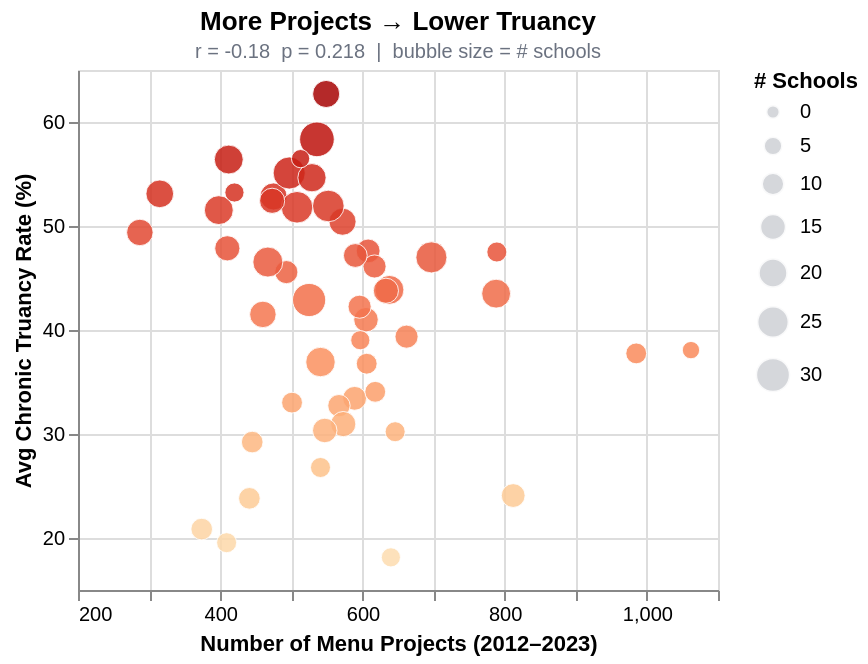

Notebook code cell kept with this figure:
### Code cell
r1, p1 = rp("num_projects", "avg_truancy")

s1 = (
    alt.Chart(df)
    .mark_circle(size=90, opacity=0.85, stroke="white", strokeWidth=0.5)
    .encode(
        x=alt.X("num_projects:Q", title="Number of Menu Projects (2012–2023)",
                scale=alt.Scale(zero=False)),
        y=alt.Y("avg_truancy:Q", title="Avg Chronic Truancy Rate (%)",
                scale=alt.Scale(zero=False)),
        color=alt.condition(
            ward_sel,
            alt.Color("avg_truancy:Q", scale=alt.Scale(scheme="orangered"), legend=None),
            alt.value(GRAY + "55"),
        ),
        size=alt.Size("num_schools:Q", scale=alt.Scale(range=[50, 300]),
                      legend=alt.Legend(title="# Schools")),
        tooltip=base_tt + [
            alt.Tooltip("avg_truancy:Q", title="Truancy (%)", format=".1f"),
            alt.Tooltip("num_schools:Q", title="# Schools"),
        ],
    )
    .add_params(ward_sel)
    .properties(
        width=320, height=260,
        title=alt.TitleParams(
            text="More Projects → Lower Truancy",
            subtitle=f"r = {r1:.2f}  p = {p1:.3f}  |  bubble size = # schools",
            fontSize=13, subtitleFontSize=10, subtitleColor=GRAY,
        ),
    )
)

reg1 = s1.transform_regression("num_projects", "avg_truancy").mark_line(
    color=RED, strokeDash=[4, 3], strokeWidth=1.8, opacity=0.7
)

chart1 = s1 + reg1
chart1

### Figure 1 — Vega-Lite specification as saved in the notebook (floating-point values rounded to 4 significant figures)
{"config": {"view": {"continuousWidth": 300, "continuousHeight": 300}}, "layer": [{"mark": {"type": "circle", "opacity": 0.85, "size": 90, "stroke": "white", "strokeWidth": 0.5}, "encoding": {"color": {"condition": {"param": "param_1", "empty": true, "field": "avg_truancy", "legend": null, "scale": {"scheme": "orangered"}, "type": "quantitative"}, "value": "#6b728055"}, "size": {"field": "num_schools", "legend": {"title": "# Schools"}, "scale": {"range": [50, 300]}, "type": "quantitative"}, "tooltip": [{"field": "ward", "title": "Ward", "type": "ordinal"}, {"field": "num_projects", "format": ",", "title": "# Projects", "type": "quantitative"}, {"field": "avg_project", "format": "$,.0f", "title": "Avg $/Project", "type": "quantitative"}, {"field": "avg_truancy", "format": ".1f", "title": "Truancy (%)", "type": "quantitative"}, {"field": "num_schools", "title": "# Schools", "type": "quantitative"}], "x": {"field": "num_projects", "scale": {"zero": false}, "title": "Number of Menu Projects (2012–2023)", "type": "quantitative"}, "y": {"field": "avg_truancy", "scale": {"zero": false}, "title": "Avg Chronic Truancy Rate (%)", "type": "quantitative"}}, "name": "view_1", "title": {"text": "More Projects → Lower Truancy", "fontSize": 13, "subtitle": "r = -0.18  p = 0.218  |  bubble size = # schools", "subtitleColor": "#6b7280", "subtitleFontSize": 10}}, {"mark": {"type": "line", "color": "#c94040", "opacity": 0.7, "strokeDash": [4, 3], "strokeWidth": 1.8}, "encoding": {"color": {"condition": {"param": "param_1", "empty": true, "field": "avg_truancy", "legend": null, "scale": {"scheme": "orangered"}, "type": "quantitative"}, "value": "#6b728055"}, "size": {"field": "num_schools", "legend": {"title": "# Schools"}, "scale": {"range": [50, 300]}, "type": "quantitative"}, "tooltip": [{"field": "ward", "title": "Ward", "type": "ordinal"}, {"field": "num_projects", "format": ",", "title": "# Projects", "type": "quantitative"}, {"field": "avg_project", "format": "$,.0f", "title": "Avg $/Project", "type": "quantitative"}, {"field": "avg_truancy", "format": ".1f", "title": "Truancy (%)", "type": "quantitative"}, {"field": "num_schools", "title": "# Schools", "type": "quantitative"}], "x": {"field": "num_projects", "scale": {"zero": false}, "title": "Number of Menu Projects (2012–2023)", "type": "quantitative"}, "y": {"field": "avg_truancy", "scale": {"zero": false}, "title": "Avg Chronic Truancy Rate (%)", "type": "quantitative"}}, "title": {"text": "More Projects → Lower Truancy", "fontSize": 13, "subtitle": "r = -0.18  p = 0.218  |  bubble size = # schools", "subtitleColor": "#6b7280", "subtitleFontSize": 10}, "transform": [{"on": "num_projects", "regression": "avg_truancy"}]}], "data": {"name": "data-7976b6d90120ed44ddefd6cf8921d1f2"}, "height": 260, "params": [{"name": "param_1", "select": {"type": "point", "fields": ["ward"]}, "views": ["view_1"]}], "width": 320, "$schema": "https://vega.github.io/schema/vega-lite/v5.20.1.json", "datasets": {"data-7976b6d90120ed44ddefd6cf8921d1f2": [{"ward": 1, "total_spending": 16340000.0, "num_projects": 605, "avg_project": 27000.0, "median_project": 6874.0, "num_schools": 12, "avg_attendance": 86.9, "avg_truancy": 40.99, "avg_mobility": 10.54, "avg_grad_rate": 77.6, "avg_suspension": 5.4, "centroid_lon": -87.69, "centroid_lat": 41.91}, {"ward": 2, "total_spending": 16130000.0, "num_projects": 596, "avg_project": 27060.0, "median_project": 10970.0, "num_schools": 10, "avg_attendance": 86.9, "avg_truancy": 42.24, "avg_mobility": 7.811, "avg_grad_rate": 90.17, "avg_suspension": 5.4, "centroid_lon": -87.65, "centroid_lat": 41.91}, {"ward": 3, "total_spending": 16240000.0, "num_projects": 549, "avg_project": 29580.0, "median_project": 14720.0, "num_schools": 16, "avg_attendance": 86.9, "avg_truancy": 62.69, "avg_mobility": 26.51, "avg_grad_rate": 78.84, "avg_suspension": 5.4, "centroid_lon": -87.63, "centroid_lat": 41.82}, {"ward": 4, "total_spending": 16310000.0, "num_projects": 493, "avg_project": 33080.0, "median_project": 22270.0, "num_schools": 10, "avg_attendance": 86.9, "avg_truancy": 45.57, "avg_mobility": 11.6, "avg_grad_rate": 84.8, "avg_suspension": 5.4, "centroid_lon": -87.61, "centroid_lat": 41.84}, {"ward": 5, "total_spending": 15690000.0, "num_projects": 287, "avg_project": 54670.0, "median_project": 28890.0, "num_schools": 15, "avg_attendance": 86.9, "avg_truancy": 49.38, "avg_mobility": 11.69, "avg_grad_rate": 87.97, "avg_suspension": 5.4, "centroid_lon": -87.58, "centroid_lat": 41.78}, {"ward": 6, "total_spending": 16350000.0, "num_projects": 315, "avg_project": 51890.0, "median_project": 30820.0, "num_schools": 17, "avg_attendance": 86.9, "avg_truancy": 53.09, "avg_mobility": 29.48, "avg_grad_rate": 23.3, "avg_suspension": 5.4, "centroid_lon": -87.63, "centroid_lat": 41.76}, {"ward": 7, "total_spending": 15770000.0, "num_projects": 475, "avg_project": 33200.0, "median_project": 12250.0, "num_schools": 16, "avg_attendance": 86.9, "avg_truancy": 52.84, "avg_mobility": 18.34, "avg_grad_rate": 58.15, "avg_suspension": 5.4, "centroid_lon": -87.56, "centroid_lat": 41.75}, {"ward": 8, "total_spending": 16350000.0, "num_projects": 508, "avg_project": 32180.0, "median_project": 13910.0, "num_schools": 24, "avg_attendance": 86.9, "avg_truancy": 51.8, "avg_mobility": 24.72, "avg_grad_rate": 74.78, "avg_suspension": 5.4, "centroid_lon": -87.59, "centroid_lat": 41.74}, {"ward": 9, "total_spending": 16360000.0, "num_projects": 412, "avg_project": 39700.0, "median_project": 36180.0, "num_schools": 19, "avg_attendance": 86.9, "avg_truancy": 56.39, "avg_mobility": 17.57, "avg_grad_rate": 81.72, "avg_suspension": 5.4, "centroid_lon": -87.62, "centroid_lat": 41.68}, {"ward": 10, "total_spending": 16270000.0, "num_projects": 608, "avg_project": 26750.0, "median_project": 12960.0, "num_schools": 11, "avg_attendance": 86.9, "avg_truancy": 47.6, "avg_mobility": 10.31, "avg_grad_rate": 82.1, "avg_suspension": 5.4, "centroid_lon": -87.55, "centroid_lat": 41.71}, {"ward": 11, "total_spending": 15850000.0, "num_projects": 589, "avg_project": 26910.0, "median_project": 9094.0, "num_schools": 11, "avg_attendance": 86.9, "avg_truancy": 33.43, "avg_mobility": 8.97, "avg_grad_rate": 91.0, "avg_suspension": 5.4, "centroid_lon": -87.65, "centroid_lat": 41.84}, {"ward": 12, "total_spending": 16300000.0, "num_projects": 638, "avg_project": 25540.0, "median_project": 5992.0, "num_schools": 19, "avg_attendance": 86.9, "avg_truancy": 43.86, "avg_mobility": 13.78, "avg_grad_rate": 79.2, "avg_suspension": 5.4, "centroid_lon": -87.69, "centroid_lat": 41.83}, {"ward": 13, "total_spending": 16380000.0, "num_projects": 1062, "avg_project": 15420.0, "median_project": 3762.0, "num_schools": 3, "avg_attendance": 86.9, "avg_truancy": 38.07, "avg_mobility": 6.433, "avg_grad_rate": null, "avg_suspension": 5.4, "centroid_lon": -87.75, "centroid_lat": 41.78}, {"ward": 14, "total_spending": 16370000.0, "num_projects": 788, "avg_project": 20770.0, "median_project": 7433.0, "num_schools": 19, "avg_attendance": 86.9, "avg_truancy": 43.49, "avg_mobility": 8.106, "avg_grad_rate": 86.81, "avg_suspension": 5.4, "centroid_lon": -87.74, "centroid_lat": 41.8}, {"ward": 15, "total_spending": 15640000.0, "num_projects": 525, "avg_project": 29800.0, "median_project": 11730.0, "num_schools": 27, "avg_attendance": 86.9, "avg_truancy": 42.88, "avg_mobility": 10.24, "avg_grad_rate": 67.3, "avg_suspension": 5.4, "centroid_lon": -87.68, "centroid_lat": 41.8}, {"ward": 16, "total_spending": 16080000.0, "num_projects": 473, "avg_project": 33990.0, "median_project": 18070.0, "num_schools": 13, "avg_attendance": 86.9, "avg_truancy": 52.42, "avg_mobility": 16.79, "avg_grad_rate": 52.7, "avg_suspension": 5.4, "centroid_lon": -87.67, "centroid_lat": 41.78}, {"ward": 17, "total_spending": 16030000.0, "num_projects": 410, "avg_project": 39100.0, "median_project": 24800.0, "num_schools": 13, "avg_attendance": 86.9, "avg_truancy": 47.85, "avg_mobility": 16.65, "avg_grad_rate": 64.83, "avg_suspension": 5.4, "centroid_lon": -87.67, "centroid_lat": 41.76}, {"ward": 18, "total_spending": 16210000.0, "num_projects": 460, "avg_project": 35250.0, "median_project": 32460.0, "num_schools": 15, "avg_attendance": 86.9, "avg_truancy": 41.5, "avg_mobility": 9.262, "avg_grad_rate": 80.5, "avg_suspension": 5.4, "centroid_lon": -87.71, "centroid_lat": 41.75}, {"ward": 19, "total_spending": 16190000.0, "num_projects": 374, "avg_project": 43300.0, "median_project": 42440.0, "num_schools": 8, "avg_attendance": 86.9, "avg_truancy": 20.86, "avg_mobility": 4.583, "avg_grad_rate": 71.6, "avg_suspension": 5.4, "centroid_lon": -87.7, "centroid_lat": 41.7}, {"ward": 20, "total_spending": 16120000.0, "num_projects": 398, "avg_project": 40500.0, "median_project": 26470.0, "num_schools": 19, "avg_attendance": 86.9, "avg_truancy": 51.53, "avg_mobility": 18.32, "avg_grad_rate": 74.5, "avg_suspension": 5.4, "centroid_lon": -87.63, "centroid_lat": 41.79}, {"ward": 21, "total_spending": 16160000.0, "num_projects": 697, "avg_project": 23190.0, "median_project": 9540.0, "num_schools": 23, "avg_attendance": 86.9, "avg_truancy": 46.98, "avg_mobility": 14.41, "avg_grad_rate": 73.05, "avg_suspension": 5.4, "centroid_lon": -87.64, "centroid_lat": 41.73}, {"ward": 22, "total_spending": 15680000.0, "num_projects": 617, "avg_project": 25410.0, "median_project": 11720.0, "num_schools": 10, "avg_attendance": 86.9, "avg_truancy": 46.11, "avg_mobility": 9.08, "avg_grad_rate": 73.3, "avg_suspension": 5.4, "centroid_lon": -87.73, "centroid_lat": 41.83}, {"ward": 23, "total_spending": 16240000.0, "num_projects": 985, "avg_project": 16490.0, "median_project": 4700.0, "num_schools": 7, "avg_attendance": 86.9, "avg_truancy": 37.75, "avg_mobility": 7.083, "avg_grad_rate": 77.3, "avg_suspension": 5.4, "centroid_lon": -87.75, "centroid_lat": 41.79}, {"ward": 24, "total_spending": 15920000.0, "num_projects": 497, "avg_project": 32020.0, "median_project": 10540.0, "num_schools": 25, "avg_attendance": 86.9, "avg_truancy": 55.1, "avg_mobility": 17.14, "avg_grad_rate": 72.28, "avg_suspension": 5.4, "centroid_lon": -87.71, "centroid_lat": 41.86}, {"ward": 25, "total_spending": 16360000.0, "num_projects": 541, "avg_project": 30250.0, "median_project": 12400.0, "num_schools": 20, "avg_attendance": 86.9, "avg_truancy": 36.92, "avg_mobility": 8.364, "avg_grad_rate": 89.0, "avg_suspension": 5.4, "centroid_lon": -87.65, "centroid_lat": 41.86}, {"ward": 26, "total_spending": 15960000.0, "num_projects": 572, "avg_project": 27910.0, "median_project": 12610.0, "num_schools": 16, "avg_attendance": 86.9, "avg_truancy": 50.41, "avg_mobility": 24.73, "avg_grad_rate": 86.57, "avg_suspension": 5.4, "centroid_lon": -87.71, "centroid_lat": 41.91}, {"ward": 27, "total_spending": 16150000.0, "num_projects": 467, "avg_project": 34590.0, "median_project": 18440.0, "num_schools": 21, "avg_attendance": 86.9, "avg_truancy": 46.53, "avg_mobility": 8.294, "avg_grad_rate": 71.22, "avg_suspension": 5.4, "centroid_lon": -87.67, "centroid_lat": 41.89}, {"ward": 28, "total_spending": 15990000.0, "num_projects": 552, "avg_project": 28970.0, "median_project": 6444.0, "num_schools": 24, "avg_attendance": 86.9, "avg_truancy": 51.93, "avg_mobility": 19.59, "avg_grad_rate": 75.1, "avg_suspension": 5.4, "centroid_lon": -87.71, "centroid_lat": 41.88}, {"ward": 29, "total_spending": 16180000.0, "num_projects": 597, "avg_project": 27110.0, "median_project": 14800.0, "num_schools": 5, "avg_attendance": 86.9, "avg_truancy": 39.02, "avg_mobility": 8.9, "avg_grad_rate": null, "avg_suspension": 5.4, "centroid_lon": -87.78, "centroid_lat": 41.91}, {"ward": 30, "total_spending": 16310000.0, "num_projects": 789, "avg_project": 20680.0, "median_project": 7500.0, "num_schools": 6, "avg_attendance": 86.9, "avg_truancy": 47.5, "avg_mobility": 11.15, "avg_grad_rate": 71.9, "avg_suspension": 5.4, "centroid_lon": -87.76, "centroid_lat": 41.94}, {"ward": 31, "total_spending": 15980000.0, "num_projects": 590, "avg_project": 27080.0, "median_project": 8956.0, "num_schools": 11, "avg_attendance": 86.9, "avg_truancy": 47.16, "avg_mobility": 10.48, "avg_grad_rate": 80.9, "avg_suspension": 5.4, "centroid_lon": -87.75, "centroid_lat": 41.93}, {"ward": 32, "total_spending": 16200000.0, "num_projects": 567, "avg_project": 28580.0, "median_project": 17030.0, "num_schools": 9, "avg_attendance": 86.9, "avg_truancy": 32.72, "avg_mobility": 6.675, "avg_grad_rate": 89.4, "avg_suspension": 5.4, "centroid_lon": -87.69, "centroid_lat": 41.93}, {"ward": 33, "total_spending": 16280000.0, "num_projects": 573, "avg_project": 28410.0, "median_project": 12650.0, "num_schools": 13, "avg_attendance": 86.9, "avg_truancy": 30.95, "avg_mobility": 8.633, "avg_grad_rate": 83.8, "avg_suspension": 5.4, "centroid_lon": -87.7, "centroid_lat": 41.96}, {"ward": 34, "total_spending": 15090000.0, "num_projects": 529, "avg_project": 28530.0, "median_project": 14800.0, "num_schools": 18, "avg_attendance": 86.9, "avg_truancy": 54.64, "avg_mobility": 21.12, "avg_grad_rate": 57.25, "avg_suspension": 5.4, "centroid_lon": -87.65, "centroid_lat": 41.68}, {"ward": 35, "total_spending": 15900000.0, "num_projects": 633, "avg_project": 25120.0, "median_project": 6817.0, "num_schools": 13, "avg_attendance": 86.9, "avg_truancy": 43.78, "avg_mobility": 15.72, "avg_grad_rate": 84.13, "avg_suspension": 5.4, "centroid_lon": -87.72, "centroid_lat": 41.94}, {"ward": 36, "total_spending": 16200000.0, "num_projects": 662, "avg_project": 24480.0, "median_project": 10490.0, "num_schools": 10, "avg_attendance": 86.9, "avg_truancy": 39.36, "avg_mobility": 6.12, "avg_grad_rate": 85.9, "avg_suspension": 5.4, "centroid_lon": -87.78, "centroid_lat": 41.93}, {"ward": 37, "total_spending": 15930000.0, "num_projects": 536, "avg_project": 29710.0, "median_project": 13540.0, "num_schools": 30, "avg_attendance": 86.9, "avg_truancy": 58.33, "avg_mobility": 21.93, "avg_grad_rate": 71.8, "avg_suspension": 5.4, "centroid_lon": -87.75, "centroid_lat": 41.9}, {"ward": 38, "total_spending": 16000000.0, "num_projects": 541, "avg_project": 29570.0, "median_project": 23500.0, "num_schools": 6, "avg_attendance": 86.9, "avg_truancy": 26.78, "avg_mobility": 6.85, "avg_grad_rate": null, "avg_suspension": 5.4, "centroid_lon": -87.81, "centroid_lat": 41.95}, {"ward": 39, "total_spending": 16180000.0, "num_projects": 441, "avg_project": 36680.0, "median_project": 26630.0, "num_schools": 8, "avg_attendance": 86.9, "avg_truancy": 23.81, "avg_mobility": 5.943, "avg_grad_rate": 48.4, "avg_suspension": 5.4, "centroid_lon": -87.74, "centroid_lat": 41.98}, {"ward": 40, "total_spending": 15970000.0, "num_projects": 501, "avg_project": 31880.0, "median_project": 13150.0, "num_schools": 7, "avg_attendance": 86.9, "avg_truancy": 33.01, "avg_mobility": 7.3, "avg_grad_rate": 88.43, "avg_suspension": 5.4, "centroid_lon": -87.69, "centroid_lat": 41.98}, {"ward": 41, "total_spending": 16360000.0, "num_projects": 409, "avg_project": 40000.0, "median_project": 36810.0, "num_schools": 6, "avg_attendance": 86.9, "avg_truancy": 19.55, "avg_mobility": 6.575, "avg_grad_rate": null, "avg_suspension": 5.4, "centroid_lon": -87.84, "centroid_lat": 41.99}, {"ward": 42, "total_spending": 15960000.0, "num_projects": 513, "avg_project": 31100.0, "median_project": 18900.0, "num_schools": 4, "avg_attendance": 86.9, "avg_truancy": 56.48, "avg_mobility": 28.23, "avg_grad_rate": 95.3, "avg_suspension": 5.4, "centroid_lon": -87.62, "centroid_lat": 41.89}, {"ward": 43, "total_spending": 15630000.0, "num_projects": 646, "avg_project": 24190.0, "median_project": 10020.0, "num_schools": 6, "avg_attendance": 86.9, "avg_truancy": 30.22, "avg_mobility": 7.425, "avg_grad_rate": 98.4, "avg_suspension": 5.4, "centroid_lon": -87.63, "centroid_lat": 41.92}, {"ward": 44, "total_spending": 16080000.0, "num_projects": 640, "avg_project": 25130.0, "median_project": 9945.0, "num_schools": 5, "avg_attendance": 86.9, "avg_truancy": 18.14, "avg_mobility": 5.32, "avg_grad_rate": null, "avg_suspension": 5.4, "centroid_lon": -87.64, "centroid_lat": 41.94}, {"ward": 45, "total_spending": 16140000.0, "num_projects": 547, "avg_project": 29510.0, "median_project": 12420.0, "num_schools": 12, "avg_attendance": 86.9, "avg_truancy": 30.34, "avg_mobility": 6.64, "avg_grad_rate": 91.05, "avg_suspension": 5.4, "centroid_lon": -87.76, "centroid_lat": 41.97}, {"ward": 46, "total_spending": 16200000.0, "num_projects": 420, "avg_project": 38580.0, "median_project": 13560.0, "num_schools": 5, "avg_attendance": 86.9, "avg_truancy": 53.22, "avg_mobility": 27.26, "avg_grad_rate": 70.0, "avg_suspension": 5.4, "centroid_lon": -87.64, "centroid_lat": 41.96}, {"ward": 47, "total_spending": 16150000.0, "num_projects": 812, "avg_project": 19900.0, "median_project": 6375.0, "num_schools": 11, "avg_attendance": 86.9, "avg_truancy": 24.08, "avg_mobility": 6.782, "avg_grad_rate": 88.5, "avg_suspension": 5.4, "centroid_lon": -87.68, "centroid_lat": 41.96}, {"ward": 48, "total_spending": 15530000.0, "num_projects": 618, "avg_project": 25130.0, "median_project": 9175.0, "num_schools": 7, "avg_attendance": 86.9, "avg_truancy": 34.06, "avg_mobility": 13.13, "avg_grad_rate": 85.4, "avg_suspension": 5.4, "centroid_lon": -87.66, "centroid_lat": 41.99}, {"ward": 49, "total_spending": 16300000.0, "num_projects": 606, "avg_project": 26900.0, "median_project": 12120.0, "num_schools": 7, "avg_attendance": 86.9, "avg_truancy": 36.76, "avg_mobility": 17.34, "avg_grad_rate": 74.45, "avg_suspension": 5.4, "centroid_lon": -87.67, "centroid_lat": 42.01}, {"ward": 50, "total_spending": 15990000.0, "num_projects": 445, "avg_project": 35930.0, "median_project": 29300.0, "num_schools": 8, "avg_attendance": 86.9, "avg_truancy": 29.22, "avg_mobility": 10.54, "avg_grad_rate": 88.2, "avg_suspension": 5.4, "centroid_lon": -87.7, "centroid_lat": 42.0}]}}
